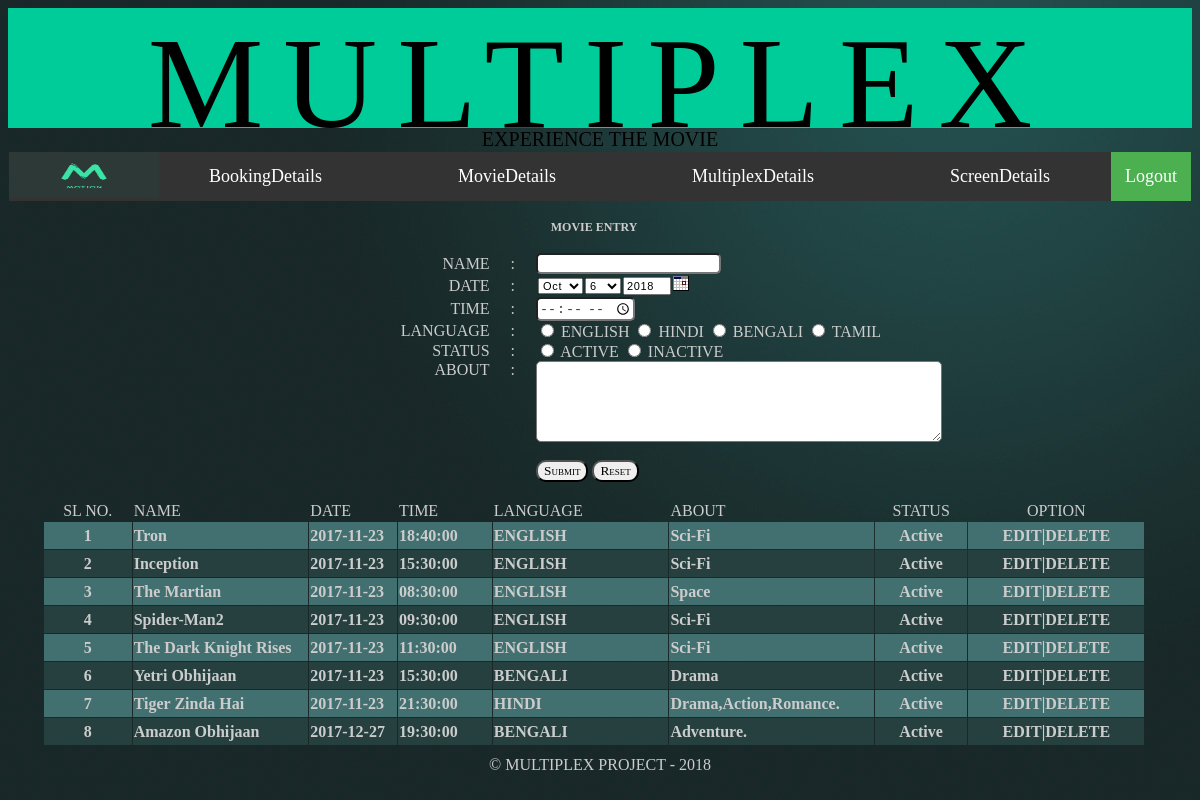
Page /moviereg.php on the committed database.
### tables this page shows
CREATE TABLE IF NOT EXISTS `movie_master` (
  `mov_id` int(11) NOT NULL AUTO_INCREMENT,
  `mov_name` varchar(255) NOT NULL,
  `mov_lang` varchar(100) NOT NULL,
  `mov_date` date NOT NULL,
  `mov_time` time NOT NULL,
  `mov_abt` text NOT NULL,
  `mov_status` int(11) NOT NULL,
  PRIMARY KEY (`mov_id`)
);

### moviereg.php (the view, shortened to what this page needs)
<!DOCTYPE html PUBLIC "-//W3C//DTD XHTML 1.0 Transitional//EN" "http://www.w3.org/TR/xhtml1/DTD/xhtml1-transitional.dtd">
<html xmlns="http://www.w3.org/1999/xhtml">
<head>
</head>
<body background="images/gradbackground.jpg">
<table width="100%" border="0" align="center" cellpadding="0" cellspacing="0">
  <tr>
    <td><?php include "includes/banner.php";?></td>
  </tr>
  <tr>
    <td><?php include "includes/header.php";?></td>
  </tr>
  <tr>
      <td>&nbsp;</td>
    </tr>
  <tr>
    <td><form action="" method="post" enctype="multipart/form-data" name="form1" id="form1" onsubmit="return null_chk()">
      <table width="99%" border="0" cellspacing="0" cellpadding="0">
        <tr>
          <td><table width="99%" border="0" align="center" cellpadding="0" cellspacing="0">
            <tr>
              <td colspan="3" style="font-size:12px; color:#CCCCCC; font-weight:bold;" align="center">MOVIE ENTRY</td>
              </tr>
            <tr>
              <td colspan="3" align="right">&nbsp;</td>
              </tr>
            <tr style="color:#CCCCCC">
              <td width="41%" align="right" style="font-family:Cursive;">NAME </td>
              <td width="4%" align="center">:</td>
              <td align="left"><input name="movname" type="text" id="movname" value="<?php echo @$eres['mov_name'];?>" class="box"/></td>
            </tr>
            <tr style="color:#CCCCCC">
              <td align="right" style="font-family:Cursive;">DATE </td>
              <td align="center">:</td>
              <td align="left"><script>DateInput('movdate', true, 'YYYY-MM-DD')</script></td>
            </tr>
            <tr style="color:#CCCCCC">
              <td align="right" style="font-family:Cursive;">TIME</td>
              <td align="center">:</td>
              <td align="left"><input name="time" type="time" id="time" class="box"/></tr>
            <tr style="color:#CCCCCC">
              <td align="right" style="font-family:Cursive;">LANGUAGE </td>
              <td align="center">:</td>
              <td align="left">
                  <input type="radio" name="lang" value="ENGLISH" style="font-family:Cursive;" <?php if ($eres['mov_lang'] == "ENGLISH"){echo "checked";} ?> />
                    ENGLISH
                  <input type="radio" name="lang" value="HINDI" style="font-family:Cursive;" <?php if ($eres['mov_lang'] == "HINDI"){echo "checked";} ?>/>
                    HINDI
                  <input type="radio" name="lang" value="BENGALI" style="font-family:Cursive;" <?php if ($eres['mov_lang'] == "BENGALI"){echo "checked";} ?>/>
                    BENGALI
                  <input type="radio" name="lang" value="TAMIL" style="font-family:Cursive;" <?php if ($eres['mov_lang'] == "TAMIL"){echo "checked";} ?>/>
                    TAMIL              </td>
            </tr>
            <tr style="color:#CCCCCC">
              <td align="right" style="font-family:Cursive;">STATUS </td>
              <td align="center">:</td>
              <td align="left"><input type="radio" name="status" value="1" <?php if ($eres['mov_status'] == "1"){echo "checked";} ?>/>
                ACTIVE
                <input type="radio" name="status" value="0" <?php if ($eres['mov_status'] == "0"){echo "checked";} ?>/>
                INACTIVE </td>
            </tr>
            <tr style="color:#CCCCCC">
              <td align="right" valign="top" style="font-family:Cursive;">ABOUT </td>
              <td align="center" valign="top">:</td>
              <td align="left"><textarea name="abtmov" cols="50" rows="5" id="abtmov" class="box"><?php echo @$eres['mov_abt'];?></textarea></td>
            </tr>
            <tr>
              <td align="right">&nbsp;</td>
              <td align="center">&nbsp;</td>
              <td align="left">&nbsp;</td>
            </tr>
            <tr>
              <td align="right">&nbsp;</td>
              <td align="center">&nbsp;</td>
              <td align="left"><input type="submit" class="btn" name="Submit" <?php if(isset($_GET['E'])){echo "value='Update'";}else{?>value="Submit"<?php }?>/>
                  <input name="Reset" type="reset" id="Reset" class="btn" value="Reset" />
                  <input name="pk" type="hidden" id="pk" value="<?php echo $_GET['E'];?>" /></td>
            </tr>
            <tr>
              <td align="right">&nbsp;</td>
              <td align="center">&nbsp;</td>
              <td align="left">&nbsp;</td>
            </tr>
            <?php
	  $fsql = "select * from movie_master";
	  $frec = mysql_query($fsql);
	  $fnum = mysql_num_rows($frec);
	  if($fnum > 0)
	  {
	  ?>
            <tr>
              <td height="30" colspan="3" align="center"><table width="95%" border="0" cellspacing="1" cellpadding="1">
                  <tr style="color:#CCCCCC">
                    <td width="5%" align="center">SL NO. </td>
                    <td width="10%">NAME</td>
                    <td width="5%">DATE</td>
                    <td width="5%">TIME</td>
                    <td width="10%">LANGUAGE </td>
                    <td width="5%">ABOUT</td>
                    <td width="5%" align="center">STATUS</td>
                    <td width="10%" align="center">OPTION</td>
                  </tr>
                  <?php
		  	$color1 = "#264040";
			$color2 = "#427070";
			$row_count = 0;
		  $i = 1;
		  while($fres = mysql_fetch_assoc($frec))
		  {
		  	$row_color = ($row_count % 2) ? $color1 : $color2;
		  ?>
                  <tr style="background-color:<?php echo $row_color ?>; color:#CCCCCC; font-weight:bold;">
                    <td height="25" align="center"><?php echo $i;?></td>
                    <td><?php echo $fres['mov_name'];?></td>
                    <td><?php echo $fres['mov_date'];?></td>
                    <td><?php echo $fres['mov_time'];?></td>
                    <td><?php echo $fres['mov_lang'];?></td>
                    <td><?php echo $fres['mov_abt'];?></td>
                    <td align="center"><?php if($fres['mov_status'] == 1){echo "Active";}else{echo "Inactive";}?></td>
                    <td align="center" valign="middle"><a href="moviereg.php?E=<?php echo $fres['mov_id'];?>" style="text-decoration:none; color:#CCCCCC;">EDIT</a>|<a onclick="return confirm('Are You Sure?')" href="moviereg.php?D=<?php echo $fres['mov_id'];?>" style="text-decoration:none; color:#CCCCCC;">DELETE</a></td>
                  </tr>
                  <?php
		  	$row_count ++;
			$i++;
		  }
		  ?>
              </table></td>
            </tr>
            <?php
		  }
		  ?>
          </table></td>
        </tr>
      </table>
    </form></td>
  </tr>
  <tr>
    <td><?php include "includes/footer.php";?></td>
  </tr>
</table>
</body>
</html>

### moviereg.php (style rules this page uses)
.box { border-radius:5px; color:#333333; overflow:hidden; }
.btn { border-radius:10px; font-family:Cursive; font-variant:small-caps; }

### rows in the picture
movie_master: mov_name "Tron", mov_date "2017-11-23", mov_time "18:40:00", mov_lang "ENGLISH", mov_abt "Sci-Fi", mov_status "Active"
movie_master: mov_name "Inception", mov_date "2017-11-23", mov_time "15:30:00", mov_lang "ENGLISH", mov_abt "Sci-Fi", mov_status "Active"
movie_master: mov_name "The Martian", mov_date "2017-11-23", mov_time "08:30:00", mov_lang "ENGLISH", mov_abt "Space", mov_status "Active"
movie_master: mov_name "Spider-Man2", mov_date "2017-11-23", mov_time "09:30:00", mov_lang "ENGLISH", mov_abt "Sci-Fi", mov_status "Active"
movie_master: mov_name "The Dark Knight Rises", mov_date "2017-11-23", mov_time "11:30:00", mov_lang "ENGLISH", mov_abt "Sci-Fi", mov_status "Active"
movie_master: mov_name "Yetri Obhijaan", mov_date "2017-11-23", mov_time "15:30:00", mov_lang "BENGALI", mov_abt "Drama", mov_status "Active"
movie_master: mov_name "Tiger Zinda Hai", mov_date "2017-11-23", mov_time "21:30:00", mov_lang "HINDI", mov_abt "Drama,Action,Romance.", mov_status "Active"
movie_master: mov_name "Amazon Obhijaan", mov_date "2017-12-27", mov_time "19:30:00", mov_lang "BENGALI", mov_abt "Adventure.", mov_status "Active"
